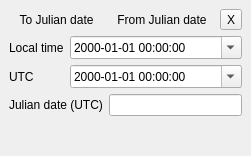
<?xml version="1.0" encoding="UTF-8"?>
<ui version="4.0">
 <class>CJulianDateConverterDockWidget</class>
 <widget class="QDockWidget" name="CJulianDateConverterDockWidget">
  <property name="geometry">
   <rect>
    <x>0</x>
    <y>0</y>
    <width>236</width>
    <height>156</height>
   </rect>
  </property>
  <property name="windowTitle">
   <string>DockWidget</string>
  </property>
  <widget class="QWidget" name="dockWidgetContents">
   <layout class="QVBoxLayout" name="verticalLayout">
    <item>
     <layout class="QHBoxLayout" name="horizontalLayout">
      <property name="topMargin">
       <number>0</number>
      </property>
      <item>
       <widget class="QToolButton" name="toJDButton">
        <property name="sizePolicy">
         <sizepolicy hsizetype="Expanding" vsizetype="Fixed">
          <horstretch>0</horstretch>
          <verstretch>0</verstretch>
         </sizepolicy>
        </property>
        <property name="text">
         <string>To Julian date</string>
        </property>
        <property name="checkable">
         <bool>true</bool>
        </property>
        <property name="autoExclusive">
         <bool>true</bool>
        </property>
        <property name="autoRaise">
         <bool>true</bool>
        </property>
       </widget>
      </item>
      <item>
       <widget class="QToolButton" name="fromJDButton">
        <property name="sizePolicy">
         <sizepolicy hsizetype="Expanding" vsizetype="Fixed">
          <horstretch>0</horstretch>
          <verstretch>0</verstretch>
         </sizepolicy>
        </property>
        <property name="text">
         <string>From Julian date</string>
        </property>
        <property name="checkable">
         <bool>true</bool>
        </property>
        <property name="autoExclusive">
         <bool>true</bool>
        </property>
        <property name="autoRaise">
         <bool>true</bool>
        </property>
       </widget>
      </item>
      <item>
       <widget class="QToolButton" name="resetButton">
        <property name="text">
         <string notr="true">X</string>
        </property>
       </widget>
      </item>
     </layout>
    </item>
    <item>
     <widget class="QStackedWidget" name="stackedWidget">
      <property name="currentIndex">
       <number>0</number>
      </property>
      <widget class="QWidget" name="pageIn">
       <layout class="QGridLayout" name="gridLayout_2">
        <property name="leftMargin">
         <number>0</number>
        </property>
        <property name="topMargin">
         <number>0</number>
        </property>
        <property name="rightMargin">
         <number>0</number>
        </property>
        <property name="bottomMargin">
         <number>0</number>
        </property>
        <item row="0" column="0">
         <widget class="QLabel" name="localLabelIn">
          <property name="text">
           <string>Local time</string>
          </property>
         </widget>
        </item>
        <item row="0" column="1" colspan="2">
         <widget class="QDateTimeEdit" name="localEditIn">
          <property name="sizePolicy">
           <sizepolicy hsizetype="Expanding" vsizetype="Fixed">
            <horstretch>0</horstretch>
            <verstretch>0</verstretch>
           </sizepolicy>
          </property>
          <property name="displayFormat">
           <string>yyyy-MM-dd HH:mm:ss</string>
          </property>
          <property name="calendarPopup">
           <bool>true</bool>
          </property>
         </widget>
        </item>
        <item row="1" column="0">
         <widget class="QLabel" name="utLabelIn">
          <property name="text">
           <string>UTC</string>
          </property>
         </widget>
        </item>
        <item row="2" column="0" colspan="2">
         <widget class="QLabel" name="jdLabelOut">
          <property name="sizePolicy">
           <sizepolicy hsizetype="Preferred" vsizetype="Preferred">
            <horstretch>1</horstretch>
            <verstretch>0</verstretch>
           </sizepolicy>
          </property>
          <property name="text">
           <string>Julian date (UTC)</string>
          </property>
         </widget>
        </item>
        <item row="1" column="1" colspan="2">
         <widget class="QDateTimeEdit" name="utcEditIn">
          <property name="sizePolicy">
           <sizepolicy hsizetype="Expanding" vsizetype="Fixed">
            <horstretch>0</horstretch>
            <verstretch>0</verstretch>
           </sizepolicy>
          </property>
          <property name="displayFormat">
           <string>yyyy-MM-dd HH:mm:ss</string>
          </property>
          <property name="calendarPopup">
           <bool>true</bool>
          </property>
         </widget>
        </item>
        <item row="2" column="2">
         <widget class="QLineEdit" name="jdEditOut">
          <property name="sizePolicy">
           <sizepolicy hsizetype="Expanding" vsizetype="Fixed">
            <horstretch>3</horstretch>
            <verstretch>0</verstretch>
           </sizepolicy>
          </property>
          <property name="readOnly">
           <bool>true</bool>
          </property>
         </widget>
        </item>
       </layout>
      </widget>
      <widget class="QWidget" name="pageOut">
       <layout class="QGridLayout" name="gridLayout_3">
        <property name="leftMargin">
         <number>0</number>
        </property>
        <property name="topMargin">
         <number>0</number>
        </property>
        <property name="rightMargin">
         <number>0</number>
        </property>
        <property name="bottomMargin">
         <number>0</number>
        </property>
        <item row="0" column="0" colspan="2">
         <widget class="QLabel" name="jdLabelIn">
          <property name="sizePolicy">
           <sizepolicy hsizetype="Preferred" vsizetype="Preferred">
            <horstretch>1</horstretch>
            <verstretch>0</verstretch>
           </sizepolicy>
          </property>
          <property name="text">
           <string>Julian date (UTC)</string>
          </property>
         </widget>
        </item>
        <item row="0" column="2">
         <widget class="QLineEdit" name="jdEditIn">
          <property name="sizePolicy">
           <sizepolicy hsizetype="Expanding" vsizetype="Fixed">
            <horstretch>3</horstretch>
            <verstretch>0</verstretch>
           </sizepolicy>
          </property>
         </widget>
        </item>
        <item row="1" column="0">
         <widget class="QLabel" name="utcLabelOut">
          <property name="text">
           <string>UTC</string>
          </property>
         </widget>
        </item>
        <item row="2" column="0">
         <widget class="QLabel" name="localLabelOut">
          <property name="text">
           <string>Local time</string>
          </property>
         </widget>
        </item>
        <item row="1" column="1" colspan="2">
         <widget class="QLineEdit" name="utcEditOut">
          <property name="readOnly">
           <bool>true</bool>
          </property>
         </widget>
        </item>
        <item row="2" column="1" colspan="2">
         <widget class="QLineEdit" name="localEditOut">
          <property name="readOnly">
           <bool>true</bool>
          </property>
         </widget>
        </item>
       </layout>
      </widget>
     </widget>
    </item>
    <item>
     <spacer name="verticalSpacer">
      <property name="orientation">
       <enum>Qt::Vertical</enum>
      </property>
      <property name="sizeHint" stdset="0">
       <size>
        <width>20</width>
        <height>110</height>
       </size>
      </property>
     </spacer>
    </item>
   </layout>
  </widget>
 </widget>
 <resources/>
 <connections/>
</ui>
